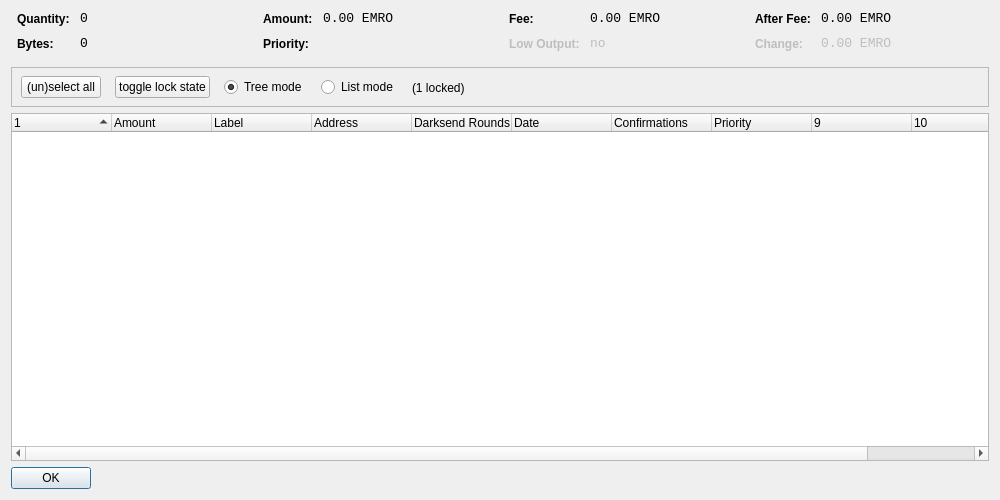
<?xml version="1.0" encoding="UTF-8"?>
<ui version="4.0">
 <class>CoinControlDialog</class>
 <widget class="QDialog" name="CoinControlDialog">
  <property name="geometry">
   <rect>
    <x>0</x>
    <y>0</y>
    <width>1000</width>
    <height>500</height>
   </rect>
  </property>
  <property name="windowTitle">
   <string>Coin Control</string>
  </property>
  <layout class="QVBoxLayout" name="verticalLayout">
   <item>
    <layout class="QHBoxLayout" name="horizontalLayoutTop" stretch="0,0,0,0">
     <property name="topMargin">
      <number>0</number>
     </property>
     <property name="bottomMargin">
      <number>10</number>
     </property>
     <item>
      <layout class="QFormLayout" name="formLayoutCoinControl1">
       <property name="horizontalSpacing">
        <number>10</number>
       </property>
       <property name="verticalSpacing">
        <number>10</number>
       </property>
       <property name="leftMargin">
        <number>6</number>
       </property>
       <property name="rightMargin">
        <number>6</number>
       </property>
       <item row="0" column="0">
        <widget class="QLabel" name="labelCoinControlQuantityText">
         <property name="styleSheet">
          <string notr="true">font-weight:bold;</string>
         </property>
         <property name="text">
          <string>Quantity:</string>
         </property>
        </widget>
       </item>
       <item row="0" column="1">
        <widget class="QLabel" name="labelCoinControlQuantity">
         <property name="font">
          <font>
           <family>Monospace</family>
           <pointsize>10</pointsize>
          </font>
         </property>
         <property name="cursor">
          <cursorShape>IBeamCursor</cursorShape>
         </property>
         <property name="contextMenuPolicy">
          <enum>Qt::ActionsContextMenu</enum>
         </property>
         <property name="text">
          <string notr="true">0</string>
         </property>
         <property name="textInteractionFlags">
          <set>Qt::LinksAccessibleByMouse|Qt::TextSelectableByKeyboard|Qt::TextSelectableByMouse</set>
         </property>
        </widget>
       </item>
       <item row="1" column="0">
        <widget class="QLabel" name="labelCoinControlBytesText">
         <property name="styleSheet">
          <string notr="true">font-weight:bold;</string>
         </property>
         <property name="text">
          <string>Bytes:</string>
         </property>
        </widget>
       </item>
       <item row="1" column="1">
        <widget class="QLabel" name="labelCoinControlBytes">
         <property name="font">
          <font>
           <family>Monospace</family>
           <pointsize>10</pointsize>
          </font>
         </property>
         <property name="cursor">
          <cursorShape>IBeamCursor</cursorShape>
         </property>
         <property name="contextMenuPolicy">
          <enum>Qt::ActionsContextMenu</enum>
         </property>
         <property name="text">
          <string notr="true">0</string>
         </property>
         <property name="textInteractionFlags">
          <set>Qt::LinksAccessibleByMouse|Qt::TextSelectableByKeyboard|Qt::TextSelectableByMouse</set>
         </property>
        </widget>
       </item>
      </layout>
     </item>
     <item>
      <layout class="QFormLayout" name="formLayoutCoinControl2">
       <property name="horizontalSpacing">
        <number>10</number>
       </property>
       <property name="verticalSpacing">
        <number>10</number>
       </property>
       <property name="leftMargin">
        <number>6</number>
       </property>
       <property name="rightMargin">
        <number>6</number>
       </property>
       <item row="0" column="0">
        <widget class="QLabel" name="labelCoinControlAmountText">
         <property name="styleSheet">
          <string notr="true">font-weight:bold;</string>
         </property>
         <property name="text">
          <string>Amount:</string>
         </property>
        </widget>
       </item>
       <item row="0" column="1">
        <widget class="QLabel" name="labelCoinControlAmount">
         <property name="font">
          <font>
           <family>Monospace</family>
           <pointsize>10</pointsize>
          </font>
         </property>
         <property name="cursor">
          <cursorShape>IBeamCursor</cursorShape>
         </property>
         <property name="contextMenuPolicy">
          <enum>Qt::ActionsContextMenu</enum>
         </property>
         <property name="text">
          <string notr="true">0.00 EMRO</string>
         </property>
         <property name="textInteractionFlags">
          <set>Qt::LinksAccessibleByMouse|Qt::TextSelectableByKeyboard|Qt::TextSelectableByMouse</set>
         </property>
        </widget>
       </item>
       <item row="1" column="0">
        <widget class="QLabel" name="labelCoinControlPriorityText">
         <property name="styleSheet">
          <string notr="true">font-weight:bold;</string>
         </property>
         <property name="text">
          <string>Priority:</string>
         </property>
        </widget>
       </item>
       <item row="1" column="1">
        <widget class="QLabel" name="labelCoinControlPriority">
         <property name="font">
          <font>
           <family>Monospace</family>
           <pointsize>10</pointsize>
          </font>
         </property>
         <property name="cursor">
          <cursorShape>IBeamCursor</cursorShape>
         </property>
         <property name="contextMenuPolicy">
          <enum>Qt::ActionsContextMenu</enum>
         </property>
         <property name="text">
          <string/>
         </property>
         <property name="textInteractionFlags">
          <set>Qt::LinksAccessibleByMouse|Qt::TextSelectableByKeyboard|Qt::TextSelectableByMouse</set>
         </property>
        </widget>
       </item>
      </layout>
     </item>
     <item>
      <layout class="QFormLayout" name="formLayoutCoinControl3">
       <property name="horizontalSpacing">
        <number>10</number>
       </property>
       <property name="verticalSpacing">
        <number>10</number>
       </property>
       <property name="leftMargin">
        <number>6</number>
       </property>
       <property name="rightMargin">
        <number>6</number>
       </property>
       <item row="0" column="0">
        <widget class="QLabel" name="labelCoinControlFeeText">
         <property name="styleSheet">
          <string notr="true">font-weight:bold;</string>
         </property>
         <property name="text">
          <string>Fee:</string>
         </property>
        </widget>
       </item>
       <item row="0" column="1">
        <widget class="QLabel" name="labelCoinControlFee">
         <property name="font">
          <font>
           <family>Monospace</family>
           <pointsize>10</pointsize>
          </font>
         </property>
         <property name="cursor">
          <cursorShape>IBeamCursor</cursorShape>
         </property>
         <property name="contextMenuPolicy">
          <enum>Qt::ActionsContextMenu</enum>
         </property>
         <property name="text">
          <string notr="true">0.00 EMRO</string>
         </property>
         <property name="textInteractionFlags">
          <set>Qt::LinksAccessibleByMouse|Qt::TextSelectableByKeyboard|Qt::TextSelectableByMouse</set>
         </property>
        </widget>
       </item>
       <item row="1" column="0">
        <widget class="QLabel" name="labelCoinControlLowOutputText">
         <property name="enabled">
          <bool>false</bool>
         </property>
         <property name="styleSheet">
          <string notr="true">font-weight:bold;</string>
         </property>
         <property name="text">
          <string>Low Output:</string>
         </property>
        </widget>
       </item>
       <item row="1" column="1">
        <widget class="QLabel" name="labelCoinControlLowOutput">
         <property name="enabled">
          <bool>false</bool>
         </property>
         <property name="font">
          <font>
           <family>Monospace</family>
           <pointsize>10</pointsize>
          </font>
         </property>
         <property name="cursor">
          <cursorShape>IBeamCursor</cursorShape>
         </property>
         <property name="contextMenuPolicy">
          <enum>Qt::ActionsContextMenu</enum>
         </property>
         <property name="text">
          <string notr="true">no</string>
         </property>
         <property name="textInteractionFlags">
          <set>Qt::LinksAccessibleByMouse|Qt::TextSelectableByKeyboard|Qt::TextSelectableByMouse</set>
         </property>
        </widget>
       </item>
      </layout>
     </item>
     <item>
      <layout class="QFormLayout" name="formLayoutCoinControl4">
       <property name="horizontalSpacing">
        <number>10</number>
       </property>
       <property name="verticalSpacing">
        <number>10</number>
       </property>
       <property name="leftMargin">
        <number>6</number>
       </property>
       <property name="rightMargin">
        <number>6</number>
       </property>
       <item row="0" column="0">
        <widget class="QLabel" name="labelCoinControlAfterFeeText">
         <property name="styleSheet">
          <string notr="true">font-weight:bold;</string>
         </property>
         <property name="text">
          <string>After Fee:</string>
         </property>
        </widget>
       </item>
       <item row="0" column="1">
        <widget class="QLabel" name="labelCoinControlAfterFee">
         <property name="font">
          <font>
           <family>Monospace</family>
           <pointsize>10</pointsize>
          </font>
         </property>
         <property name="cursor">
          <cursorShape>IBeamCursor</cursorShape>
         </property>
         <property name="contextMenuPolicy">
          <enum>Qt::ActionsContextMenu</enum>
         </property>
         <property name="text">
          <string notr="true">0.00 EMRO</string>
         </property>
         <property name="textInteractionFlags">
          <set>Qt::LinksAccessibleByMouse|Qt::TextSelectableByKeyboard|Qt::TextSelectableByMouse</set>
         </property>
        </widget>
       </item>
       <item row="1" column="0">
        <widget class="QLabel" name="labelCoinControlChangeText">
         <property name="enabled">
          <bool>false</bool>
         </property>
         <property name="styleSheet">
          <string notr="true">font-weight:bold;</string>
         </property>
         <property name="text">
          <string>Change:</string>
         </property>
        </widget>
       </item>
       <item row="1" column="1">
        <widget class="QLabel" name="labelCoinControlChange">
         <property name="enabled">
          <bool>false</bool>
         </property>
         <property name="font">
          <font>
           <family>Monospace</family>
           <pointsize>10</pointsize>
          </font>
         </property>
         <property name="cursor">
          <cursorShape>IBeamCursor</cursorShape>
         </property>
         <property name="contextMenuPolicy">
          <enum>Qt::ActionsContextMenu</enum>
         </property>
         <property name="text">
          <string notr="true">0.00 EMRO</string>
         </property>
         <property name="textInteractionFlags">
          <set>Qt::LinksAccessibleByMouse|Qt::TextSelectableByKeyboard|Qt::TextSelectableByMouse</set>
         </property>
        </widget>
       </item>
      </layout>
     </item>
    </layout>
   </item>
   <item>
    <widget class="QFrame" name="frame">
     <property name="minimumSize">
      <size>
       <width>0</width>
       <height>40</height>
      </size>
     </property>
     <property name="frameShape">
      <enum>QFrame::StyledPanel</enum>
     </property>
     <property name="frameShadow">
      <enum>QFrame::Sunken</enum>
     </property>
     <widget class="QWidget" name="horizontalLayoutWidget">
      <property name="geometry">
       <rect>
        <x>10</x>
        <y>0</y>
        <width>781</width>
        <height>41</height>
       </rect>
      </property>
      <layout class="QHBoxLayout" name="horizontalLayoutPanel" stretch="0,0,0,0,0">
       <property name="spacing">
        <number>14</number>
       </property>
       <item>
        <widget class="QPushButton" name="pushButtonSelectAll">
         <property name="sizePolicy">
          <sizepolicy hsizetype="Maximum" vsizetype="Fixed">
           <horstretch>0</horstretch>
           <verstretch>0</verstretch>
          </sizepolicy>
         </property>
         <property name="text">
          <string>(un)select all</string>
         </property>
        </widget>
       </item>
        <item>
         <widget class="QPushButton" name="pushButtonToggleLock">
          <property name="sizePolicy">
           <sizepolicy hsizetype="Maximum" vsizetype="Fixed">
            <horstretch>0</horstretch>
            <verstretch>0</verstretch>
           </sizepolicy>
          </property>
          <property name="text">
           <string>toggle lock state</string>
          </property>
          <property name="autoDefault">
           <bool>false</bool>
          </property>
         </widget>
        </item>
       <item>
        <widget class="QRadioButton" name="radioTreeMode">
         <property name="sizePolicy">
          <sizepolicy hsizetype="Maximum" vsizetype="Fixed">
           <horstretch>0</horstretch>
           <verstretch>0</verstretch>
          </sizepolicy>
         </property>
         <property name="text">
          <string>Tree mode</string>
         </property>
         <property name="checked">
          <bool>true</bool>
         </property>
        </widget>
       </item>
       <item>
        <widget class="QRadioButton" name="radioListMode">
         <property name="sizePolicy">
          <sizepolicy hsizetype="Maximum" vsizetype="Fixed">
           <horstretch>0</horstretch>
           <verstretch>0</verstretch>
          </sizepolicy>
         </property>
         <property name="text">
          <string>List mode</string>
         </property>
        </widget>
       </item>
        <item>
         <widget class="QLabel" name="labelLocked">
          <property name="text">
           <string>(1 locked)</string>
          </property>
         </widget>
        </item>
       <item>
        <spacer name="horizontalSpacer">
         <property name="orientation">
          <enum>Qt::Horizontal</enum>
         </property>
         <property name="sizeHint" stdset="0">
          <size>
           <width>40</width>
           <height>20</height>
          </size>
         </property>
        </spacer>
       </item>
      </layout>
     </widget>
    </widget>
   </item>
   <item>
    <widget class="CoinControlTreeWidget" name="treeWidget">
     <property name="contextMenuPolicy">
      <enum>Qt::CustomContextMenu</enum>
     </property>
     <property name="sortingEnabled">
      <bool>false</bool>
     </property>
     <property name="columnCount">
      <number>11</number>
     </property>
     <attribute name="headerShowSortIndicator" stdset="0">
      <bool>true</bool>
     </attribute>
     <attribute name="headerStretchLastSection">
      <bool>false</bool>
     </attribute>
     <column>
      <property name="text">
       <string/>
      </property>
     </column>
     <column>
      <property name="text">
       <string>Amount</string>
      </property>
     </column>
     <column>
      <property name="text">
       <string>Label</string>
      </property>
     </column>
     <column>
      <property name="text">
       <string>Address</string>
      </property>
     </column>
     <column>
      <property name="text">
       <string>Darksend Rounds</string>
      </property>
    </column>
     <column>
      <property name="text">
       <string>Date</string>
      </property>
     </column>
     <column>
      <property name="text">
       <string>Confirmations</string>
      </property>
      <property name="toolTip">
       <string>Confirmed</string>
      </property>
     </column>
     <column>
      <property name="text">
       <string>Priority</string>
      </property>
     </column>
     <column>
      <property name="text">
       <string/>
      </property>
     </column>
     <column>
      <property name="text">
       <string/>
      </property>
     </column>
     <column>
      <property name="text">
       <string/>
      </property>
     </column>
     <column>
      <property name="text">
       <string/>
      </property>
     </column>
    </widget>
   </item>
   <item>
    <widget class="QDialogButtonBox" name="buttonBox">
     <property name="sizePolicy">
      <sizepolicy hsizetype="Maximum" vsizetype="Fixed">
       <horstretch>0</horstretch>
       <verstretch>0</verstretch>
      </sizepolicy>
     </property>
     <property name="orientation">
      <enum>Qt::Horizontal</enum>
     </property>
     <property name="standardButtons">
      <set>QDialogButtonBox::Ok</set>
     </property>
    </widget>
   </item>
  </layout>
 </widget>
 <customwidgets>
  <customwidget>
   <class>CoinControlTreeWidget</class>
   <extends>QTreeWidget</extends>
   <header>coincontroltreewidget.h</header>
  </customwidget>
 </customwidgets>
 <resources/>
 <connections/>
</ui>
